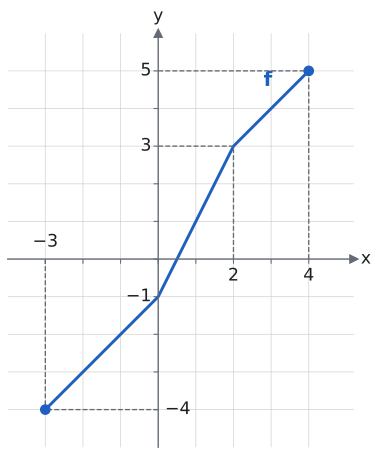

Generate this figure with Python:
import sys; sys.path.insert(0, "tools")
from cizim import *

def eksi(v): return str(v).replace("-", "−")

def izdusum(ax, pts, xsol=(), yust=()):
    """Köşelerden eksenlere kesikli çizgi ve eksen etiketleri."""
    gx, gy = set(), set()
    for x, y in pts:
        if x != 0 and y != 0:
            ax.plot([x, x], [0, y], color=SOLUK, ls="--", lw=1)
            ax.plot([0, x], [y, y], color=SOLUK, ls="--", lw=1)
        if x != 0 and x not in gx:
            gx.add(x)
            ust = (y < 0) if x not in xsol else (y > 0)
            ax.text(x, 0.22 if ust else -0.22, eksi(x), color=YAZI, fontsize=13, ha="center", va="bottom" if ust else "top")
        if y != 0 and y not in gy:
            gy.add(y)
            sag = (x < 0) if y not in yust else (x > 0)
            ax.text(0.18 if sag else -0.18, y, eksi(y), color=YAZI, fontsize=13, ha="left" if sag else "right", va="center")

# f: [−3, 4] → [−4, 5], köşeler (−3, −4), (0, −1), (2, 3), (4, 5). Artan, bire bir ve örten.
fig, ax = sekil(4.8, 5.6)
eksenler(ax, x=(-4, 5.2), y=(-5, 6))
ax.set_aspect("equal"); ax.set_xticks(range(-3, 5)); ax.set_yticks(range(-4, 6)); ax.set_xticklabels([]); ax.set_yticklabels([])
P = [(-3, -4), (0, -1), (2, 3), (4, 5)]
ax.plot(*zip(*P), color=MAVI)
nokta(ax, -3, -4, renk=MAVI); nokta(ax, 4, 5, renk=MAVI)
izdusum(ax, P)
ax.text(2.8, 4.6, "f", color=MAVI, fontsize=15, fontweight="bold")
kaydet(fig, __file__)
